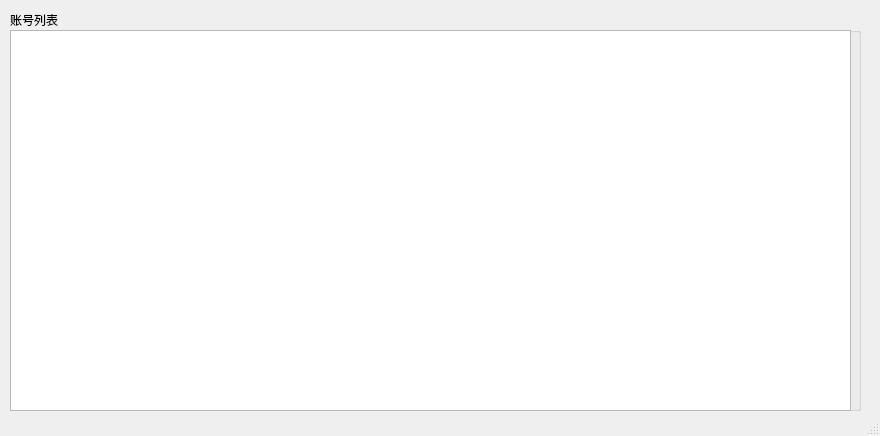
<?xml version="1.0" encoding="UTF-8"?>
<ui version="4.0">
 <class>MainWindowAccount</class>
 <widget class="QMainWindow" name="MainWindowAccount">
  <property name="geometry">
   <rect>
    <x>0</x>
    <y>0</y>
    <width>880</width>
    <height>436</height>
   </rect>
  </property>
  <property name="minimumSize">
   <size>
    <width>880</width>
    <height>436</height>
   </size>
  </property>
  <property name="maximumSize">
   <size>
    <width>880</width>
    <height>436</height>
   </size>
  </property>
  <property name="windowTitle">
   <string>账号</string>
  </property>
  <widget class="QWidget" name="centralwidget">
   <widget class="QGroupBox" name="groupBox_play_list_8">
    <property name="geometry">
     <rect>
      <x>10</x>
      <y>10</y>
      <width>851</width>
      <height>401</height>
     </rect>
    </property>
    <property name="font">
     <font>
      <family>微软雅黑</family>
      <pointsize>9</pointsize>
     </font>
    </property>
    <property name="title">
     <string>账号列表</string>
    </property>
    <widget class="QTableWidget" name="tableWidget_account">
     <property name="geometry">
      <rect>
       <x>0</x>
       <y>20</y>
       <width>841</width>
       <height>381</height>
      </rect>
     </property>
     <property name="font">
      <font>
       <family>微软雅黑</family>
       <pointsize>9</pointsize>
      </font>
     </property>
     <property name="contextMenuPolicy">
      <enum>Qt::CustomContextMenu</enum>
     </property>
     <property name="editTriggers">
      <set>QAbstractItemView::NoEditTriggers</set>
     </property>
     <property name="selectionMode">
      <enum>QAbstractItemView::ExtendedSelection</enum>
     </property>
     <property name="selectionBehavior">
      <enum>QAbstractItemView::SelectRows</enum>
     </property>
     <property name="verticalScrollMode">
      <enum>QAbstractItemView::ScrollPerPixel</enum>
     </property>
     <property name="horizontalScrollMode">
      <enum>QAbstractItemView::ScrollPerPixel</enum>
     </property>
     <attribute name="horizontalHeaderMinimumSectionSize">
      <number>30</number>
     </attribute>
     <attribute name="horizontalHeaderDefaultSectionSize">
      <number>70</number>
     </attribute>
     <attribute name="horizontalHeaderHighlightSections">
      <bool>false</bool>
     </attribute>
     <attribute name="verticalHeaderVisible">
      <bool>false</bool>
     </attribute>
     <attribute name="verticalHeaderMinimumSectionSize">
      <number>18</number>
     </attribute>
     <attribute name="verticalHeaderDefaultSectionSize">
      <number>18</number>
     </attribute>
    </widget>
   </widget>
  </widget>
  <widget class="QStatusBar" name="statusbar"/>
 </widget>
 <resources/>
 <connections/>
</ui>
